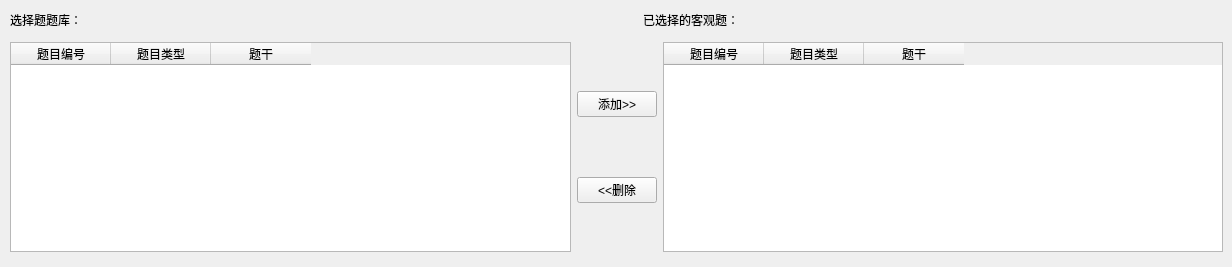
           <widget class="QWidget" name="tab">
            <attribute name="title">
             <string>选择题</string>
            </attribute>
            <widget class="QWidget" name="layoutWidget">
             <property name="geometry">
              <rect>
               <x>10</x>
               <y>10</y>
               <width>1213</width>
               <height>248</height>
              </rect>
             </property>
             <layout class="QVBoxLayout" name="verticalLayout_6">
              <item>
               <layout class="QHBoxLayout" name="horizontalLayout_10">
                <item>
                 <widget class="QLabel" name="label_Ob">
                  <property name="maximumSize">
                   <size>
                    <width>100</width>
                    <height>50</height>
                   </size>
                  </property>
                  <property name="text">
                   <string>选择题题库：</string>
                  </property>
                 </widget>
                </item>
                <item>
                 <spacer name="horizontalSpacer_4">
                  <property name="orientation">
                   <enum>Qt::Horizontal</enum>
                  </property>
                  <property name="sizeType">
                   <enum>QSizePolicy::Minimum</enum>
                  </property>
                  <property name="sizeHint" stdset="0">
                   <size>
                    <width>555</width>
                    <height>17</height>
                   </size>
                  </property>
                 </spacer>
                </item>
                <item>
                 <widget class="QLabel" name="label_selectob">
                  <property name="text">
                   <string>已选择的客观题：</string>
                  </property>
                 </widget>
                </item>
                <item>
                 <spacer name="horizontalSpacer_6">
                  <property name="orientation">
                   <enum>Qt::Horizontal</enum>
                  </property>
                  <property name="sizeHint" stdset="0">
                   <size>
                    <width>358</width>
                    <height>20</height>
                   </size>
                  </property>
                 </spacer>
                </item>
               </layout>
              </item>
              <item>
               <layout class="QHBoxLayout" name="horizontalLayout_4">
                <item>
                 <widget class="QTableWidget" name="tableWidget_All_Ob">
                  <property name="minimumSize">
                   <size>
                    <width>560</width>
                    <height>210</height>
                   </size>
                  </property>
                  <property name="maximumSize">
                   <size>
                    <width>16777215</width>
                    <height>210</height>
                   </size>
                  </property>
                  <property name="font">
                   <font>
                    <family>宋体</family>
                    <pointsize>9</pointsize>
                   </font>
                  </property>
                  <property name="toolTip">
                   <string>储存客观题的题库</string>
                  </property>
                  <property name="autoFillBackground">
                   <bool>false</bool>
                  </property>
                  <property name="styleSheet">
                   <string notr="true"/>
                  </property>
                  <property name="editTriggers">
                   <set>QAbstractItemView::NoEditTriggers</set>
                  </property>
                  <property name="sortingEnabled">
                   <bool>true</bool>
                  </property>
                  <column>
                   <property name="text">
                    <string>题目编号</string>
                   </property>
                  </column>
                  <column>
                   <property name="text">
                    <string>题目类型</string>
                   </property>
                  </column>
                  <column>
                   <property name="text">
                    <string>题干</string>
                   </property>
                  </column>
                 </widget>
                </item>
                <item>
                 <layout class="QVBoxLayout" name="verticalLayout">
                  <item>
                   <spacer name="verticalSpacer">
                    <property name="orientation">
                     <enum>Qt::Vertical</enum>
                    </property>
                    <property name="sizeHint" stdset="0">
                     <size>
                      <width>20</width>
                      <height>40</height>
                     </size>
                    </property>
                   </spacer>
                  </item>
                  <item>
                   <widget class="QPushButton" name="pushButton_Add_Ob">
                    <property name="toolTip">
                     <string>&lt;!DOCTYPE HTML PUBLIC &quot;-//W3C//DTD HTML 4.0//EN&quot; &quot;http://www.w3.org/TR/REC-html40/strict.dtd&quot;&gt;
&lt;html&gt;&lt;head&gt;&lt;meta name=&quot;qrichtext&quot; content=&quot;1&quot; /&gt;&lt;style type=&quot;text/css&quot;&gt;
p, li { white-space: pre-wrap; }
&lt;/style&gt;&lt;/head&gt;&lt;body style=&quot; font-family:'微软雅黑'; font-size:11pt; font-weight:400; font-style:normal;&quot;&gt;
&lt;p style=&quot; margin-top:0px; margin-bottom:0px; margin-left:0px; margin-right:0px; -qt-block-indent:0; text-indent:0px;&quot;&gt;点击添加到试卷&lt;/p&gt;&lt;/body&gt;&lt;/html&gt;</string>
                    </property>
                    <property name="text">
                     <string>添加&gt;&gt;</string>
                    </property>
                   </widget>
                  </item>
                  <item>
                   <spacer name="verticalSpacer_2">
                    <property name="orientation">
                     <enum>Qt::Vertical</enum>
                    </property>
                    <property name="sizeHint" stdset="0">
                     <size>
                      <width>20</width>
                      <height>40</height>
                     </size>
                    </property>
                   </spacer>
                  </item>
                  <item>
                   <widget class="QPushButton" name="pushButton_Delete_Ob">
                    <property name="toolTip">
                     <string>&lt;!DOCTYPE HTML PUBLIC &quot;-//W3C//DTD HTML 4.0//EN&quot; &quot;http://www.w3.org/TR/REC-html40/strict.dtd&quot;&gt;
&lt;html&gt;&lt;head&gt;&lt;meta name=&quot;qrichtext&quot; content=&quot;1&quot; /&gt;&lt;style type=&quot;text/css&quot;&gt;
p, li { white-space: pre-wrap; }
&lt;/style&gt;&lt;/head&gt;&lt;body style=&quot; font-family:'微软雅黑'; font-size:11pt; font-weight:400; font-style:normal;&quot;&gt;
&lt;p style=&quot; margin-top:0px; margin-bottom:0px; margin-left:0px; margin-right:0px; -qt-block-indent:0; text-indent:0px;&quot;&gt;点击从试卷中删除&lt;/p&gt;&lt;/body&gt;&lt;/html&gt;</string>
                    </property>
                    <property name="text">
                     <string>&lt;&lt;删除</string>
                    </property>
                   </widget>
                  </item>
                  <item>
                   <spacer name="verticalSpacer_6">
                    <property name="orientation">
                     <enum>Qt::Vertical</enum>
                    </property>
                    <property name="sizeHint" stdset="0">
                     <size>
                      <width>20</width>
                      <height>38</height>
                     </size>
                    </property>
                   </spacer>
                  </item>
                 </layout>
                </item>
                <item>
                 <widget class="QTableWidget" name="tableWidget_Select_Ob">
                  <property name="minimumSize">
                   <size>
                    <width>560</width>
                    <height>210</height>
                   </size>
                  </property>
                  <property name="maximumSize">
                   <size>
                    <width>16777215</width>
                    <height>210</height>
                   </size>
                  </property>
                  <property name="font">
                   <font>
                    <family>宋体</family>
                    <pointsize>9</pointsize>
                   </font>
                  </property>
                  <property name="toolTip">
                   <string>从题库中选出将放入试卷的主观题</string>
                  </property>
                  <property name="editTriggers">
                   <set>QAbstractItemView::NoEditTriggers</set>
                  </property>
                  <property name="sortingEnabled">
                   <bool>true</bool>
                  </property>
                  <column>
                   <property name="text">
                    <string>题目编号</string>
                   </property>
                  </column>
                  <column>
                   <property name="text">
                    <string>题目类型</string>
                   </property>
                  </column>
                  <column>
                   <property name="text">
                    <string>题干</string>
                   </property>
                  </column>
                 </widget>
                </item>
               </layout>
              </item>
             </layout>
            </widget>
           </widget>
